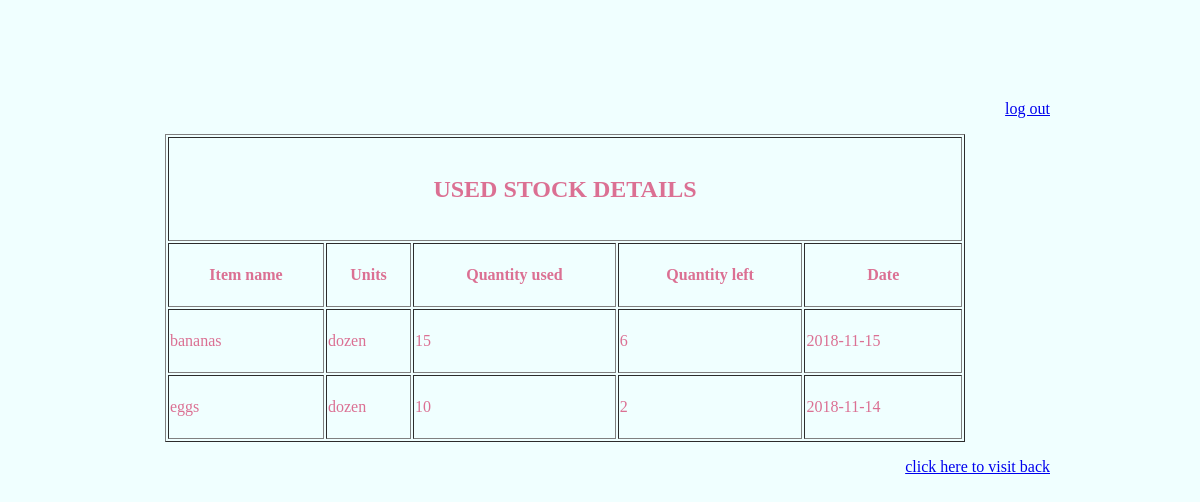
/used_stock_table.php, run on the app's committed database.
### tables this page shows
CREATE TABLE IF NOT EXISTS used_stock_details (
    item_name varchar(30),
    unit varchar(30),
    quantity_used int(11),
    quantity_left int (11),
    `date` date DEFAULT (curdate()),
    PRIMARY KEY(item_name, date)
);

### used_stock_table.php (the view, shortened to what this page needs)
<!doctype html>
<html>
<head>
</head>
<body>
	<p align="right"><a href="index.php">log out </a></p>
	<?php
	$conn = mysqli_connect('localhost', 'root', 'AIDNITRA#P98', 'mess_management');
	$query = mysqli_query($conn, "select * from used_stock_details ");
	?>
	<table align="center" border="1px" style="width:800px; line-height:60px;">
		<tr>
			<th colspan="7">
				<h2>USED STOCK DETAILS</h2>
			</th>
		</tr>
		<tr>
			<th> Item name </th>
			<th> Units </th>
			<th> Quantity used </th>
			<th> Quantity left </th>
			<th> Date </th>
		</tr>
		<?php
		if (mysqli_num_rows($query) != 0) {
			while ($rows = mysqli_fetch_assoc($query)) {
				?>
				<tr>
					<td> <?php echo $rows['item_name']; ?></td>
					<td> <?php echo $rows['unit']; ?></td>
					<td> <?php echo $rows['quantity_used']; ?></td>
					<td> <?php echo $rows['quantity_left']; ?></td>
					<td> <?php echo $rows['date']; ?></td>
				</tr>
				<?php
			}
		}
		?>
	</table>
	<p align="right"><a href="admin.php"> click here to visit back </a></p>
</body>
</html>

### used_stock_table.php (style rules this page uses)
body { margin-top: 100px; margin-bottom: 100px; margin-right: 150px; margin-left: 80px; background-color: azure; color: palevioletred; font-family: verdana; font-size: 100% }

### data on the page
used_stock_details: item_name "bananas", unit "dozen", quantity_used "15", quantity_left "6", date "2018-11-15"
used_stock_details: item_name "eggs", unit "dozen", quantity_used "10", quantity_left "2", date "2018-11-14"
